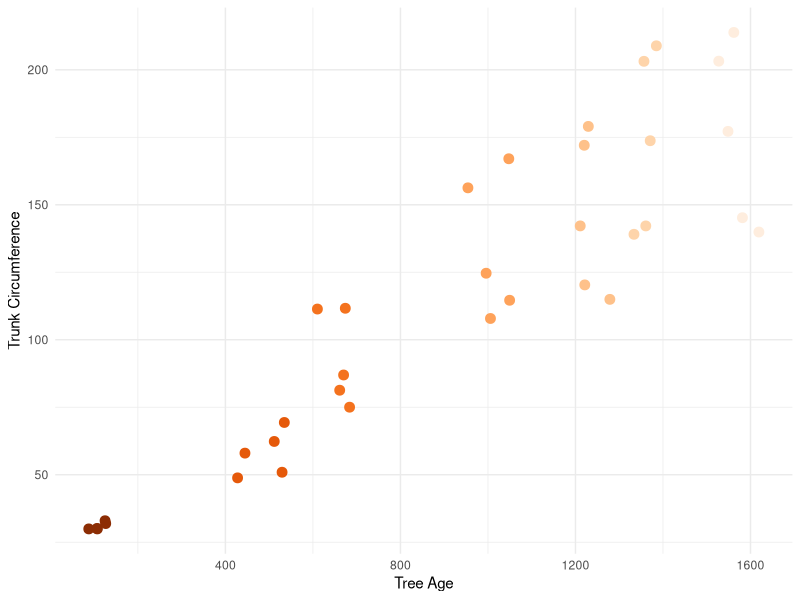
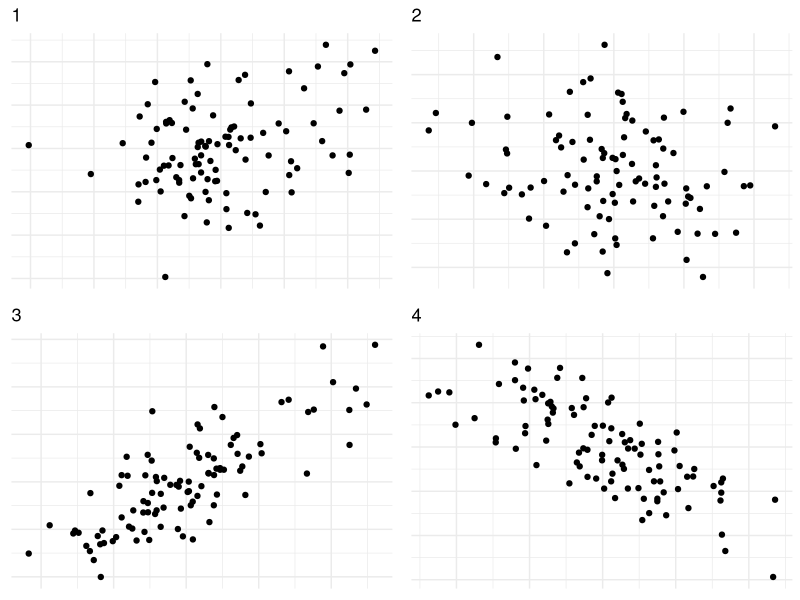

The R script that drew these images, in order: (Note: this script raises an error after producing the figures.)
## ---- chunk 1
# knitr::opts_chunk$set(echo = T, include = T, warnings = FALSE)

# library(knitr)
# library(papaja)
library(ggplot2)
# library(dplyr)
# library(unikn)
# library(MASS)
## ---- chunk 2
ggplot(Orange, aes(x = age, y = circumference, color = age)) +
  geom_jitter(size = 3) +
  theme_minimal() + 
  labs(x = "Tree Age", y = "Trunk Circumference") +
  scale_color_distiller(palette = 7) + 
  theme(legend.position = "none")
## ---- chunk 3
r1 <- .3
data1 <- MASS::mvrnorm(n=100, mu=c(0, 0), Sigma=matrix(c(1, r1, r1, 1), nrow=2), empirical=TRUE)
p1 <- ggplot() + geom_jitter(aes(data1[, 1], data1[, 2])) + labs(title = "1") + theme_minimal() + 
  theme(axis.title = element_blank(), axis.text  = element_blank())

r2 <- -.2
data2 <- MASS::mvrnorm(n=100, mu=c(0, 0), Sigma=matrix(c(1, r2, r2, 1), nrow=2), empirical=TRUE)
p2 <- ggplot() + geom_jitter(aes(data2[, 1], data2[, 2])) + labs(title = "2") + theme_minimal() + 
  theme(axis.title = element_blank(), axis.text  = element_blank())

r3 <- .8
data3 <- MASS::mvrnorm(n=100, mu=c(0, 0), Sigma=matrix(c(1, r3, r3, 1), nrow=2), empirical=TRUE)
p3 <- ggplot() + geom_jitter(aes(data3[, 1], data3[, 2])) + labs(title = "3") + theme_minimal() + 
  theme(axis.title = element_blank(), axis.text  = element_blank())

r4 <- -.75
data4 <- MASS::mvrnorm(n=100, mu=c(0, 0), Sigma=matrix(c(1, r4, r4, 1), nrow=2), empirical=TRUE)
p4 <- ggplot() + geom_jitter(aes(data4[, 1], data4[, 2])) + labs(title = "4") + theme_minimal()  + 
  theme(axis.title = element_blank(), axis.text  = element_blank())

cowplot::plot_grid(p1, p2, p3, p4, nrow = 2)
## ---- chunk 4
x <- 1:10 
y <- sample(x, 10)
cor(x, y)
cor.test(x, y)
## ---- chunk 5
  k <- c(1, 2, 3, 4, 5)
  m <- c(1, 3, 2, 5, NA) # same length but 1 data point is missing
  cor(k, m)
## ---- chunk 6
  cor(k, m, use = "complete.obs")
## ---- chunk 7
  cor(k[1:4], m[1:4])
## ---- chunk 8
cor.test(seminar$v05_skill_tech, seminar$v10_motivation)
## ---- chunk 9
ggplot(Orange, aes(x = age, y = circumference, color = age)) + geom_jitter(size = 3) +
  geom_smooth(method = "lm", se=FALSE, color="lightgray", 
              linewidth = .7, formula = y ~ x) + 
  theme_minimal() + 
  labs(x = "Tree Age", y = "Trunk Circumference", title = "Do trees get thicker with age?") + 
  scale_color_distiller(palette = 7) + 
  theme(legend.position = "none")
## ---- chunk 10
Treelm <- lm(formula = circumference ~ age, data = Orange)
Treelm
## ---- chunk 11
summary(Treelm)
## ---- chunk 12
age_sess <- lm(session_length ~ v02_age, data = seminar)
summary(age_sess)
## ---- chunk 13
ggplot(seminar, aes(x = v02_age, y = session_length)) +
 geom_point(size = 3) +
 geom_smooth(method = "lm", se=FALSE, color="lightgray", linewidth = .7, formula = y ~ x) +
 theme_minimal()
## ---- chunk 14
car::leveneTest(v08_loudness ~ v12_soul_phil, data = seminar)
model <- aov(v08_loudness ~ v12_soul_phil, data = seminar)
summary(model)
## ---- chunk 15
TukeyHSD(model)
## ---- chunk 16
ggplot(seminar, aes(x = v12_soul_phil, y = v08_loudness, 
                    color = v12_soul_phil, fill = v12_soul_phil)) +
  geom_boxplot(alpha = .7) + 
  theme_minimal() + 
  theme(legend.position = "none") +
  labs(x = "Soul Philosophy", y = "Preferred Volume (arbitrary units)") +
  scale_color_brewer(palette = 4) + scale_fill_brewer(palette = 4)
## ---- chunk 17
ggplot(Orange, aes(x = age, y = circumference, color = Tree)) +
  geom_point(size = 3) + labs(x = "Tree Age", y = "Trunk Circumference") +
  geom_line(aes(color = Tree)) + theme_minimal() + theme(legend.position = "none")
